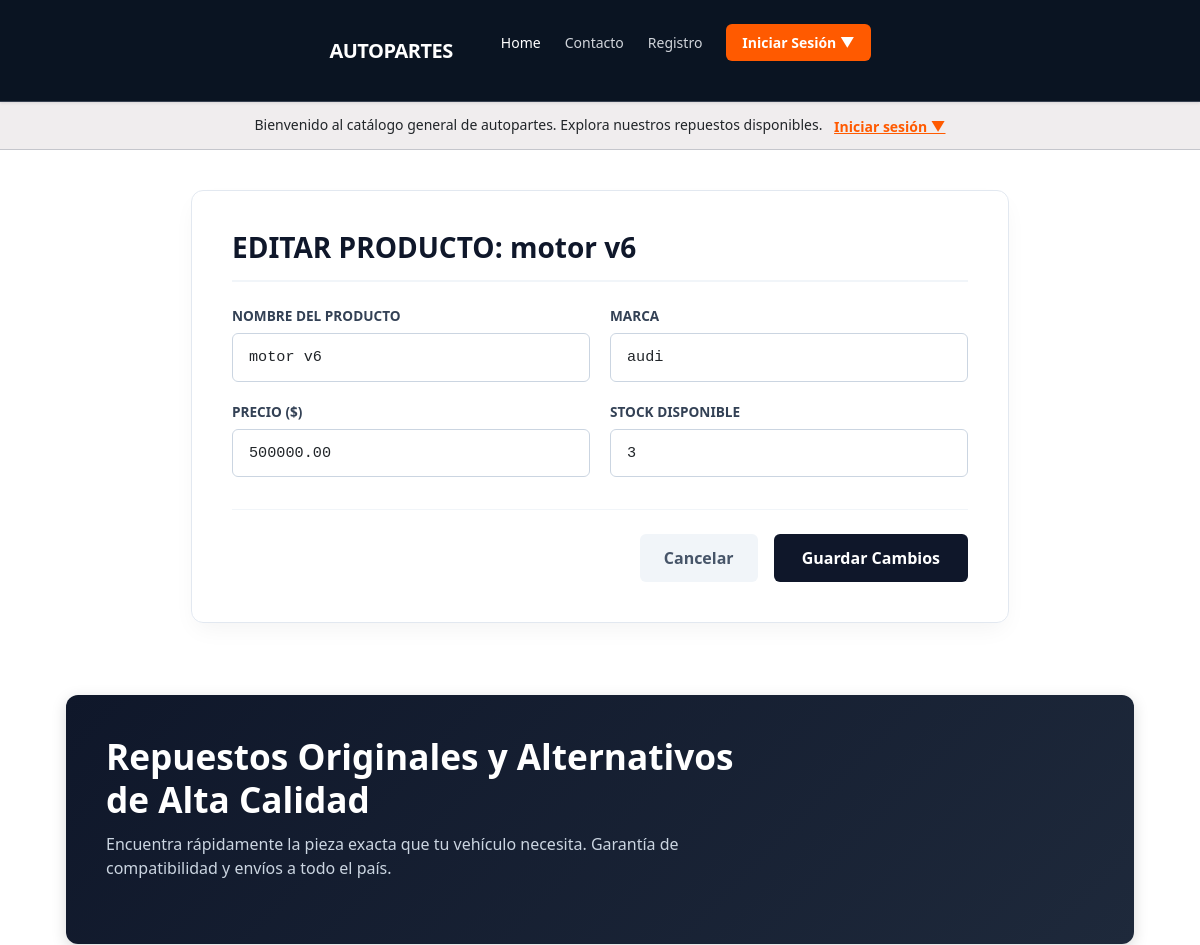
The page /productos/actualizar/1/ (upper part) on the database as committed earlier.
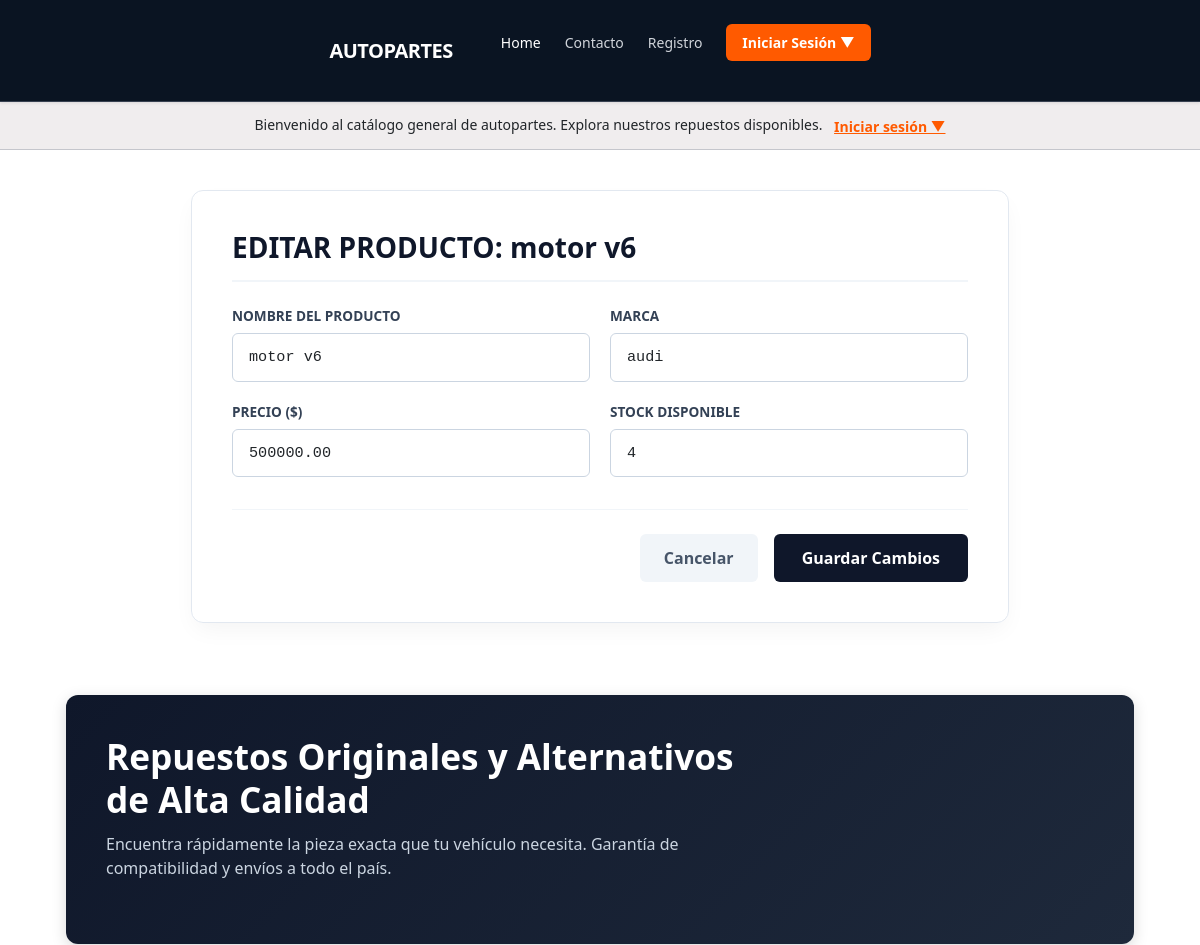
The same page on the database as committed later.
### Autopartes/models.py (models this page shows, shortened)
class Productos(models.Model):
    nombre_producto = models.CharField(max_length=30)
    marca_producto = models.CharField(max_length=20)
    precio = models.DecimalField(max_digits=10, decimal_places=2, default=0.00)
    stock = models.IntegerField(default=0)

### Autopartes/views.py (the view)
# urls.py: path('productos/actualizar/<int:productos_id>/', views.actualizar_producto, name='actualizar_producto'),
def actualizar_producto(request, productos_id):
    producto = get_object_or_404(Productos, id=productos_id)
    if request.method == 'POST':
        form = CrearProductosForm(request.POST, request.FILES, instance=producto)
        if form.is_valid():
            form.save()
            messages.success(request, f'Producto "{producto.nombre_producto}" actualizado correctamente.')
            return redirect('productos')
    else:
        form = CrearProductosForm(instance=producto)
    return render(request, 'Autopartes/actualizar_producto.html', {'form': form, 'producto': producto})

### Autopartes/forms.py
class CrearProductosForm(forms.ModelForm):
    class Meta:
        model = Productos
        fields = ['nombre_producto', 'marca_producto', 'precio', 'stock']
        labels = {
            'nombre_producto': 'Nombre del Producto',
            'marca_producto': 'Marca',
            'precio': 'Precio ($)',
            'stock': 'Stock Disponible',
        }
        widgets = {
            'nombre_producto': forms.TextInput(attrs={
                'class': 'form-control',
                'placeholder': 'Ej. Filtro de aceite'
            }),
            'marca_producto': forms.TextInput(attrs={
                'class': 'form-control',
                'placeholder': 'Ej. Bosch'
            }),
            'precio': forms.NumberInput(attrs={
                'class': 'form-control',
                'step': '0.01',
                'placeholder': '0.00'
            }),
            'stock': forms.NumberInput(attrs={
                'class': 'form-control',
                'placeholder': '0'
            }),
        }

### templates/Autopartes/actualizar_producto.html (shortened to what this page needs)
{% extends 'Autopartes/index.html' %}
{% load static %}
{% block codigoDinamico %}
<div class="container" style="max-width: 850px; margin: 2.5rem auto; padding: 0 1rem;">
    <div style="background: rgba(255, 255, 255, 0.95); backdrop-filter: blur(12px); border-radius: 12px; padding: 2.5rem; box-shadow: 0 10px 25px -5px rgba(0,0,0,0.05); border: 1px solid #e2e8f0;">
        <h1 style="margin: 0 0 1.5rem 0; font-size: 1.75rem; font-weight: 800; color: #0f172a; border-bottom: 2px solid #f1f5f9; padding-bottom: 1rem;">
            EDITAR PRODUCTO: {{ producto.nombre_producto }}
        </h1>
        <form action="" method="post" enctype="multipart/form-data">
            <div style="display: grid; grid-template-columns: repeat(auto-fit, minmax(300px, 1fr)); gap: 1.25rem;">
                {% for field in form %}
                    <div style="display: flex; flex-direction: column; gap: 0.4rem;">
                        <label for="{{ field.id_for_label }}" style="font-weight: 700; font-size: 0.85rem; color: #334155; text-transform: uppercase;">
                            {{ field.label }}
                        </label>
                        <div class="form-input-box">
                            {{ field }}
                        </div>
                    </div>
                {% endfor %}
            </div>
            <div style="display: flex; justify-content: flex-end; gap: 1rem; margin-top: 2rem; border-top: 1px solid #f1f5f9; padding-top: 1.5rem;">
                <a href="{% url 'productos' %}" style="background-color: #f1f5f9; color: #475569; padding: 0.75rem 1.5rem; border-radius: 6px; text-decoration: none; font-weight: 600;">
                    Cancelar
                </a>
                <button type="submit" style="background-color: #0f172a; color: white; border: none; padding: 0.75rem 1.75rem; border-radius: 6px; font-weight: 700; cursor: pointer;">
                    Guardar Cambios
                </button>
            </div>
        </form>
    </div>
</div>
{% endblock codigoDinamico %}

Rows that differ between the two databases and show on the page:
changed Productos "motor v6": stock "3" → "4"
